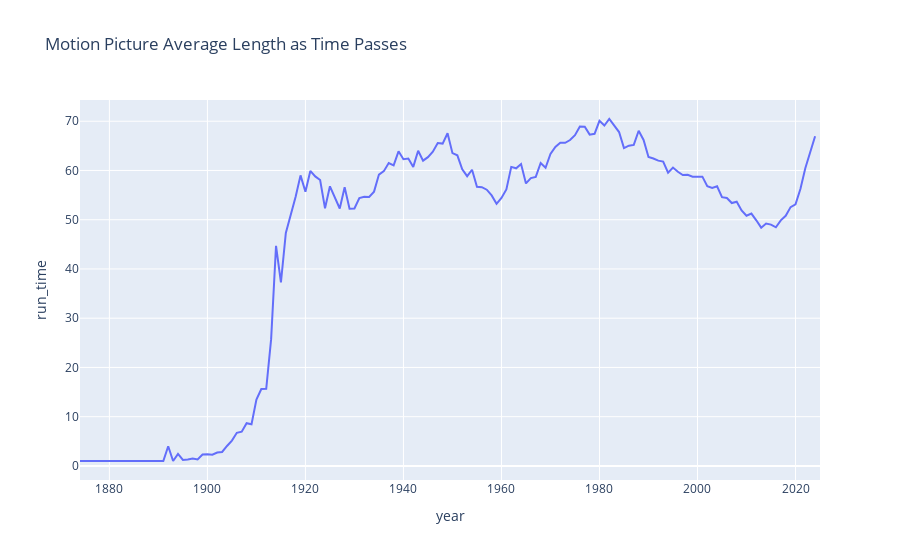

Source (notebook cell):
### Markdown cell above
There is definitely a trend in the average ratings of shows/movies as time has passed. It seems as though people from 1880-1900 were harsher critics or interpreted 5/10 ratings as being the true "average" while nowadays a 5/10 would be something that most people wouldnt watch. Now we can see how runtime has been impacted over time.

### Code cell
fig = px.line(result, x = "year", y = "run_time", title ="Motion Picture Average Length as Time Passes")
fig.show()

### Figure 1 — Plotly figure (JSON) as saved in the notebook; plotly's stock layout.template omitted (floating-point values rounded to 4 significant figures; data arrays with more than 128 entries replaced by an {"elided": "..."} marker saying what was removed)
{"data": [{"hovertemplate": "year=%{x}<br>run_time=%{y}<extra></extra>", "legendgroup": "", "line": {"color": "#636efa", "dash": "solid"}, "marker": {"symbol": "circle"}, "mode": "lines", "name": "", "orientation": "v", "showlegend": false, "type": "scatter", "x": {"elided": "146 int values"}, "xaxis": "x", "y": {"elided": "146 float values"}, "yaxis": "y"}], "layout": {"legend": {"tracegroupgap": 0}, "title": {"text": "Motion Picture Average Length as Time Passes"}, "xaxis": {"anchor": "y", "domain": [0, 1], "title": {"text": "year"}}, "yaxis": {"anchor": "x", "domain": [0, 1], "title": {"text": "run_time"}}}}
